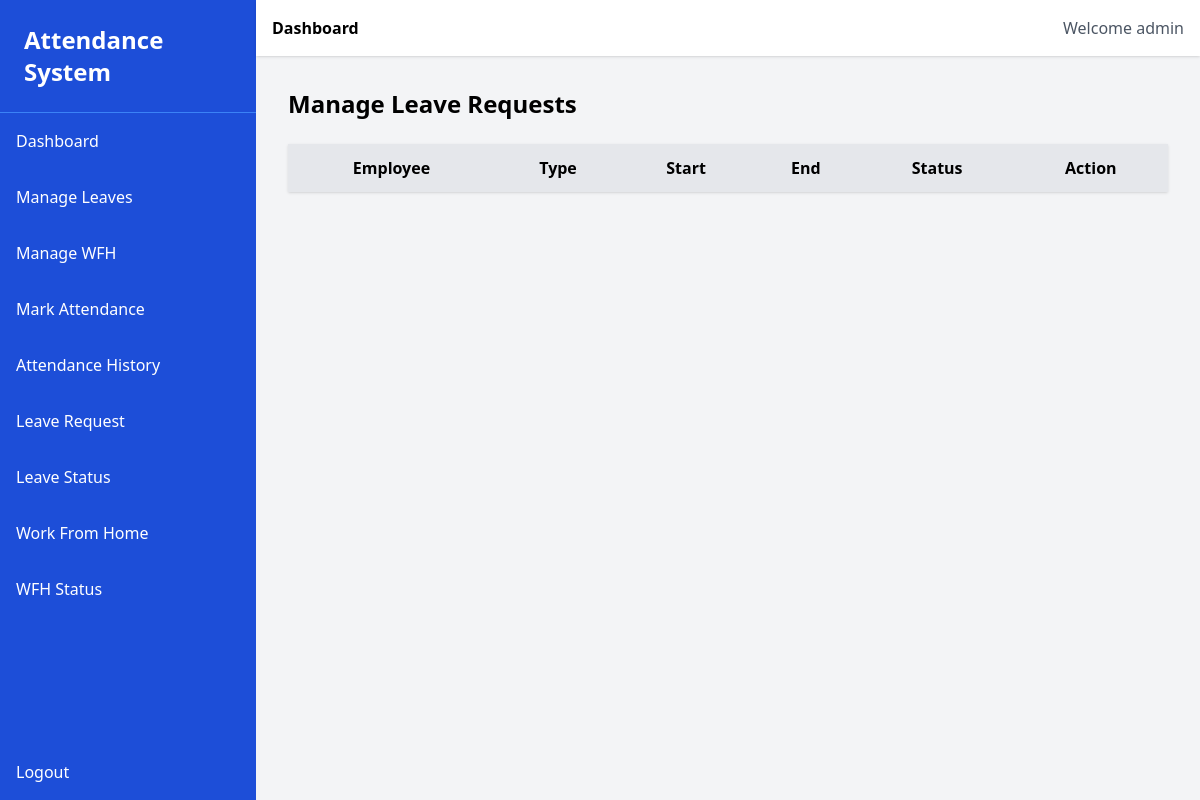
Before: /leave/manage/ (signed in) with the older database file.
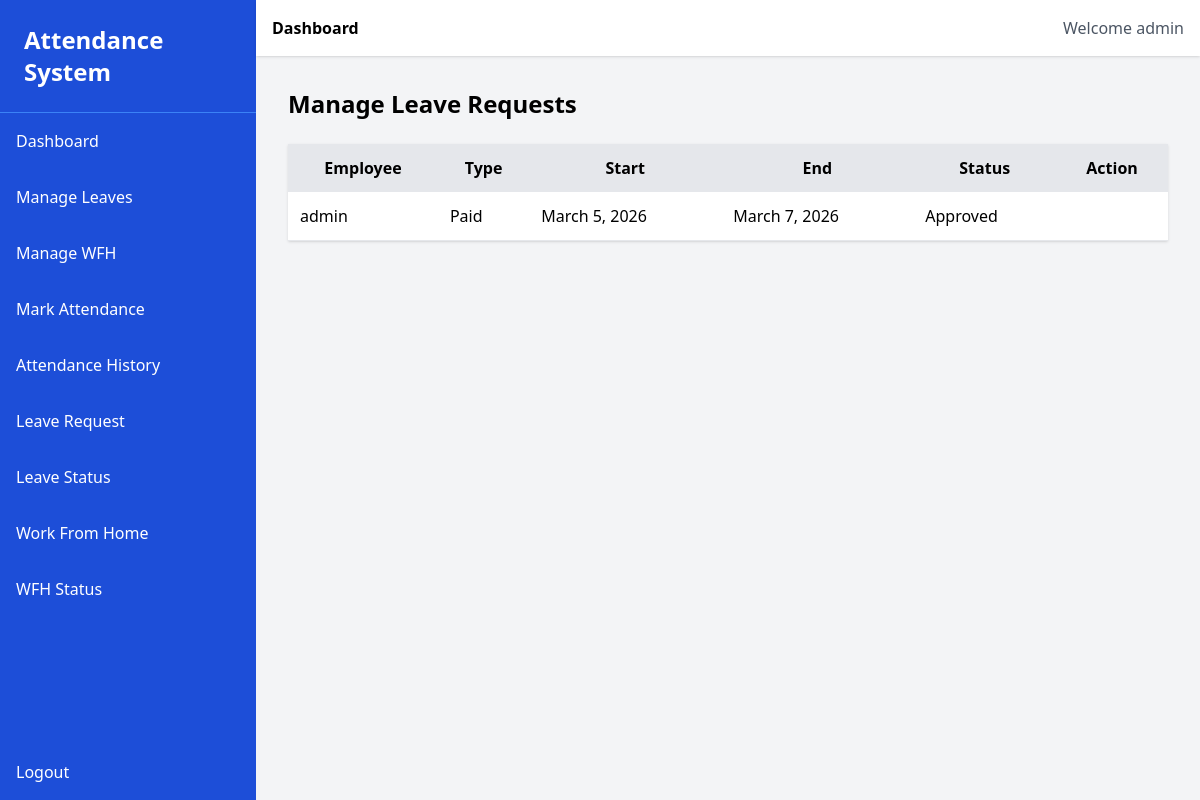
After: the same page with the newer database file.
### leave/models.py (models this page shows, shortened)
class LeaveRequest(models.Model):
    LEAVE_TYPE = (
        ('Paid', 'Paid Leave'),
        ('Sick', 'Sick Leave'),
        ('Casual', 'Casual Leave'),
    )
    STATUS = (
        ('Pending', 'Pending'),
        ('Approved', 'Approved'),
        ('Rejected', 'Rejected'),
    )
    user = models.ForeignKey(User, on_delete=models.CASCADE)
    leave_type = models.CharField(max_length=20, choices=LEAVE_TYPE)
    start_date = models.DateField()
    end_date = models.DateField()
    reason = models.TextField()
    status = models.CharField(max_length=20, choices=STATUS, default='Pending')

### leave/views.py (the view)
# urls.py: path('manage/', views.manage_leaves, name='manage_leaves'),
@staff_member_required
def manage_leaves(request):
    leaves = LeaveRequest.objects.all().order_by('-start_date')
    return render(request,'manage_leaves.html',{'leaves':leaves})

### templates/manage_leaves.html (shortened to what this page needs)
{% extends 'base.html' %}
{% block content %}
<h2 class="text-2xl font-bold mb-6">Manage Leave Requests</h2>
<table class="w-full bg-white shadow">
<thead class="bg-gray-200">
<tr>
<th class="p-3">Employee</th>
<th class="p-3">Type</th>
<th class="p-3">Start</th>
<th class="p-3">End</th>
<th class="p-3">Status</th>
<th class="p-3">Action</th>
</tr>
</thead>
<tbody>
{% for leave in leaves %}
<tr class="border-b">
<td class="p-3">{{ leave.user.username }}</td>
<td class="p-3">{{ leave.leave_type }}</td>
<td class="p-3">{{ leave.start_date }}</td>
<td class="p-3">{{ leave.end_date }}</td>
<td class="p-3">{{ leave.status }}</td>
<td class="p-3">
</td>
</tr>
{% endfor %}
</tbody>
</table>
{% endblock %}

Changed rows visible on the page:
added LeaveRequest: user.username "admin", leave_type "Paid", start_date "March 5, 2026", end_date "March 7, 2026", status "Approved"
